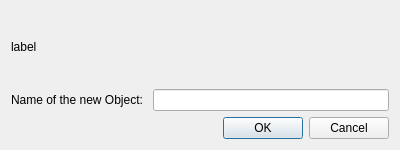
<?xml version="1.0" encoding="UTF-8"?>
<ui version="4.0">
 <class>DuplicateObjectDialog</class>
 <widget class="QDialog" name="duplicateObjectDialog">
  <property name="geometry">
   <rect>
    <x>0</x>
    <y>0</y>
    <width>400</width>
    <height>150</height>
   </rect>
  </property>
  <layout class="QVBoxLayout" name="dialog-vbox1">
   <item>
    <widget class="QLabel" name="PromptLabel">
     <property name="text">
      <string>label</string>
     </property>
    </widget>
   </item>
   <item>
    <layout class="QHBoxLayout" name="hbox1">
     <item>
      <widget class="QLabel" name="label1">
       <property name="text">
        <string>Name of the new Object: </string>
       </property>
      </widget>
     </item>
     <item>
      <widget class="QLineEdit" name="NameEntry">
       <property name="echoMode">
        <enum>QLineEdit::Password</enum>
       </property>
      </widget>
     </item>
    </layout>
   </item>
   <item>
    <widget class="QDialogButtonBox" name="dialog-action_area1">
     <property name="orientation">
      <enum>Qt::Horizontal</enum>
     </property>
     <property name="standardButtons">
      <set>QDialogButtonBox::Cancel|QDialogButtonBox::Ok</set>
     </property>
     <property name="centerButtons">
      <bool>false</bool>
     </property>
    </widget>
   </item>
  </layout>
 </widget>
 <resources/>
 <connections>
  <connection>
   <sender>dialog-action_area1</sender>
   <signal>accepted()</signal>
   <receiver>duplicateObjectDialog</receiver>
   <slot>accept()</slot>
   <hints>
    <hint type="sourcelabel">
     <x>248</x>
     <y>254</y>
    </hint>
    <hint type="destinationlabel">
     <x>157</x>
     <y>274</y>
    </hint>
   </hints>
  </connection>
  <connection>
   <sender>dialog-action_area1</sender>
   <signal>rejected()</signal>
   <receiver>duplicateObjectDialog</receiver>
   <slot>reject()</slot>
   <hints>
    <hint type="sourcelabel">
     <x>316</x>
     <y>260</y>
    </hint>
    <hint type="destinationlabel">
     <x>286</x>
     <y>274</y>
    </hint>
   </hints>
  </connection>
 </connections>
</ui> 
